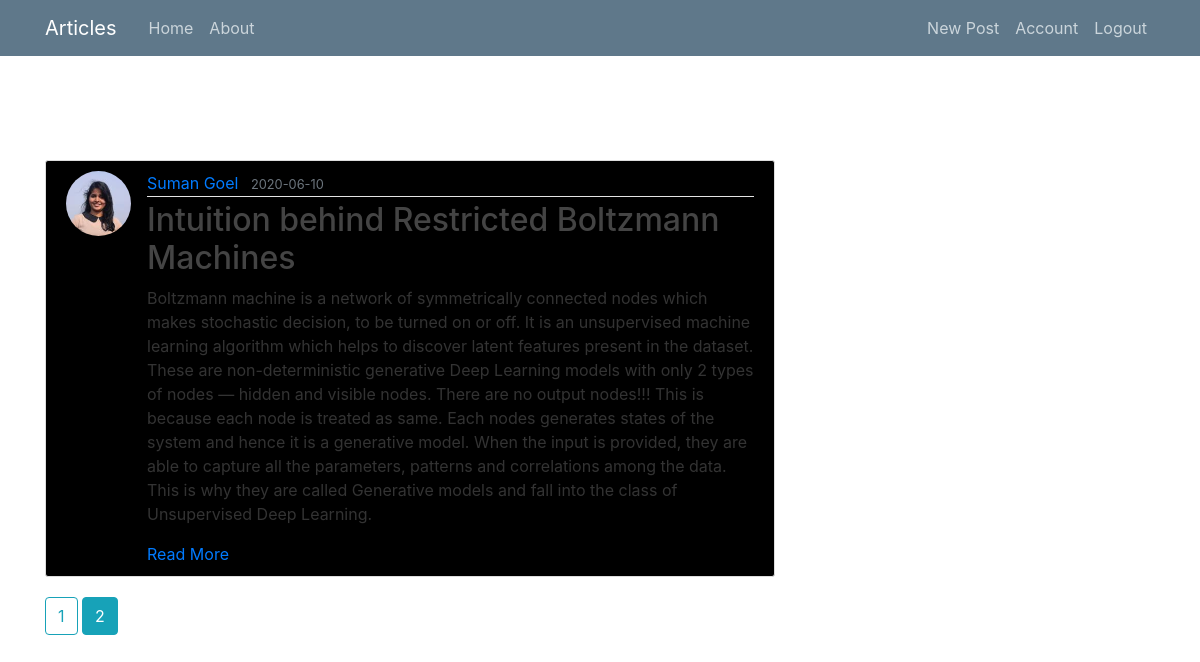
/home?page=2 (signed in), run on the app's committed database.
### flaskblog/models.py (models this page shows, shortened)
class Post(db.Model):
    id = db.Column(db.Integer, primary_key=True)
    title = db.Column(db.String(100), nullable=False)
    date_posted = db.Column(db.DateTime, nullable=False, default=datetime.utcnow)
    content = db.Column(db.Text, nullable=False)
    link = db.Column(db.Text,nullable=False)
    user_id = db.Column(db.Integer, db.ForeignKey('user.id'), nullable=False)

class User(db.Model, UserMixin):
    id = db.Column(db.Integer, primary_key=True)
    username = db.Column(db.String(20), unique=True, nullable=False)
    email = db.Column(db.String(120), unique=True, nullable=False)
    image_file = db.Column(db.String(20), nullable=False, default='default.jpg')
    password = db.Column(db.String(60), nullable=False)
    posts = db.relationship('Post', backref='author', lazy=True)

### flaskblog/main/routes.py (the view)
@main.route("/")
@main.route("/home")
def home():
    page = request.args.get('page', 1, type=int)
    posts = Post.query.order_by(Post.date_posted.desc()).paginate(page=page, per_page=5)
    return render_template('home.html', posts=posts)

### flaskblog/models.py (called while the page is built)
@login_manager.user_loader
def load_user(user_id):
    return User.query.get(int(user_id))

### flaskblog/templates/home.html
{% extends "layout.html" %}
{% block content %}
    {% for post in posts.items %}
        <article class="media content-section">
          <img class="rounded-circle article-img" src="{{ url_for('static', filename='profile_pics/' + post.author.image_file) }}">
          <div class="media-body">
            <div class="article-metadata">
              <a class="mr-2" href="{{ url_for('users.user_posts', username=post.author.username) }}">{{ post.author.username }}</a>
              <small class="text-muted">{{ post.date_posted.strftime('%Y-%m-%d') }}</small>
            </div>
            <h2><a class="article-title" href="{{ url_for('posts.post', post_id=post.id) }}">{{ post.title }}</a></h2>
            <p class="article-content">{{ post.content }}</p>
            <a href="{{ post.link }}">Read More </a>
          </div>
        </article>
    {% endfor %}
    {% for page_num in posts.iter_pages(left_edge=1, right_edge=1, left_current=1, right_current=2) %}
      {% if page_num %}
        {% if posts.page == page_num %}
          <a class="btn btn-info mb-4" href="{{ url_for('main.home', page=page_num) }}">{{ page_num }}</a>
        {% else %}
          <a class="btn btn-outline-info mb-4" href="{{ url_for('main.home', page=page_num) }}">{{ page_num }}</a>
        {% endif %}
      {% else %}
        ...
      {% endif %}
    {% endfor %}
{% endblock content %}

### flaskblog/static/main.css (style rules this page uses)
body { background: #ffff; color: #333333; margin-top: 10rem; }
h1, h2, h3, h4, h5, h6 { color: #000; }
.content-section { background: #000; padding: 10px 20px; border: 1px solid #dddddd; border-radius: 3px; margin-bottom: 20px; }
.article-title { color: #444444; }
.article-content { white-space: pre-line; }
.article-img { height: 65px; width: 65px; margin-right: 16px; }
.article-metadata { padding-bottom: 1px; margin-bottom: 4px; border-bottom: 1px solid #e3e3e3 }

### data on the page
Post: image_file (picture), author.username "Suman Goel", date_posted "2020-06-10", title "Intuition behind Restricted Boltzmann Machines", content "Boltzmann machine is a network of symmetrically connected nodes which makes stochastic decision, to be turned on or off. It is an unsupervised machine learning algorithm which helps to discover latent features present in the dataset. These are non-deterministic generative Deep Learning models with only 2 types of nodes — hidden and visible nodes. There are no output nodes!!! This is because each node is treated as same. Each nodes generates states of the system and hence it is a generative model. When the input is provided, they are able to capture all the parameters, patterns and correlations among the data. This is why they are called Generative models and fall into the class of…"

### other printed values
{{ page_num }} "1"
{{ page_num }} "2"
